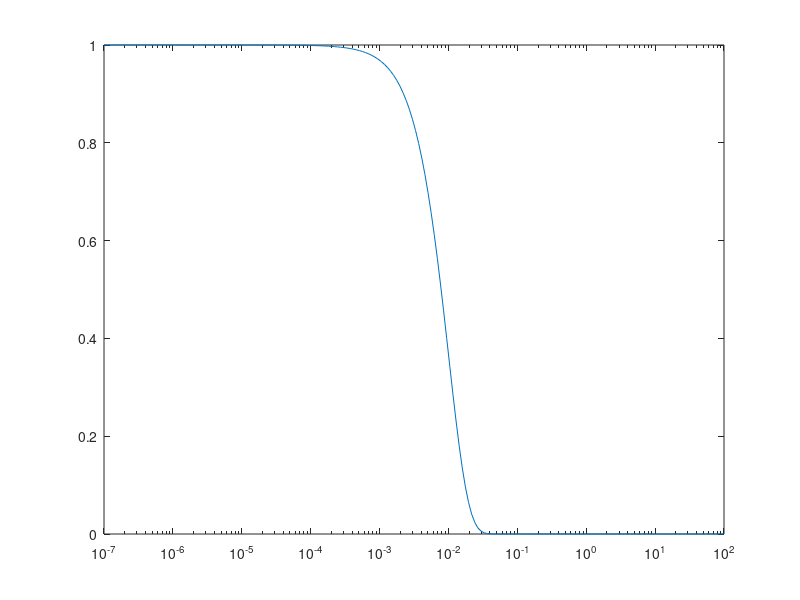

The MATLAB source for this figure: (Note: this script raises an error after producing the figure.)
% CREATED: Alessio Caciagli, University of Cambridge, March 2018
clear variables;close all

%Fictitious data
t = logspace(-7,2,200);

% Normal exponential
% y = exp(-t/1e-3);

% Double exponential
% y = 0.5*exp(-t/1e-3) + 0.5*exp(-t/1e-5);

% Noisy double exponential
% y = 0.5*exp(-[0,t]/1e-3) + 0.5*exp(-[0,t]/1e-5) + 0.07*(rand(size([0,t])) - 0.5);
% y = y./y(1);
% y = y(2:end);

% Strechted exponential
y = exp(-t.^1.5 / 1e-3);

semilogx(t,y)

%% Input
Ny = length(y); 
Ng = 161; %Number of grid points
Nl = 0; %Number of optional terms
Nx = Ng + Nl;
if bitget(Ng,1) == 0 %(even)
    Ng = Ng + 1;
end

Iquad = 1; %direct solution
Iquad = 2; %quadrature solution

Igrid = 1; %linear grid
Igrid = 2; %log grid
%Grid points (if no grid is needed, set s_min = 1 and s_max = Ng)
%N.B! Remember to include a fex extra grid points for numerical accuracy!!!
g_min = 1/(3*t(end));
g_max = 3/t(1);

%Kernel can be 1 (ILT) or a Ny*Ng matrix
Kernel = 1; %Inverse Laplace Transform kernel

% Specify inequalities/equalities.
% The matrix Anq/Aeq must be Nnq/Neq*(Ng+Nl+1) in size 
Nnq = 0; %Number of inequalities
Anq = 0;
Neq = 0; %Number of equalities
Aeq = zeros(Neq,Ng+Nl+1);

% Specify non-negativity of solution
Nneg = 0; %No constains
Nneg = 1; %Constrain to be positive

%Specify LS weights
iwt = 1; %Unweighted analysis
iwt = 2; %Poisson's stat 
iwt = 3; %Constant relative error
iwt = 4; %User specified (in wt)
wt = ones(Ny,1);

% Specify regularizer settings
Nalpha = 20;
alphaV = logspace(-4,2,Nalpha);
Nord = 2; %Order of regularizor
Nend = [2,2]; %Number of null external grid points

%% Grid generation
if Igrid == 1
    g = linspace(g_min,g_max,Ng);
elseif Igrid == 2
    g_min = log10(g_min);
    g_max = log10(g_max);
    g = linspace(g_min,g_max,Ng);
else
    error('Unknown grid specification. Check the parameter "Igrid".');
end

if Iquad == 1
    c = ones(1,Ng);
elseif Iquad == 2
    c = [4*ones(1,(Ng-3)/2);2*ones(1,(Ng-3)/2)]; %Simpson rule for coeff
    c = c(:);
    h = (g(end) - g(1))/(Ng-1);
    c = (h/3)*[1;c;4;2];
else
    error('Unknown quadrature specification. Check the parameter "Iquad".');
end


%% Input post-process
t = t(:); % must be column
y = y(:); % must be column
g = g(:); % must be column
c = c(:); % must be column
%g0 = g0(:); % must be column

%Kernel generation
[gM,~] = meshgrid(g,t);
[cM,tM] = meshgrid(c,t);
if Kernel == 1
    if Igrid == 2
        A = cM.*(log(10)*10.^(gM)).*exp(-tM.*10.^(gM));
    else
        A = cM.*exp(-tM.*gM);
    end
else
    if all(size(Kernel) == [Ny,Ng]) == 1
        A = Kernel;
    else
        error('Dimension mismatch. Check the dimensions of your Kernel.');
    end
end

%Internal variables & equality/inequality constrains
UserL = 0;
if Nl~=0
    UserL  = 1;
end
UserNQ = 0;
if Nnq~=0
    UserNQ = 1;
    if all(size(Anq) == [Nnq,Nx+1]) ~= 1
        error('Dimension mismatch. Check the dimensions of your Anq.');
    end
end
UserEQ = 0;
if Neq~=0
    UserEQ = 1;
    if all(size(Aeq) == [Neq,Nx+1]) ~= 1
        error('Dimension mismatch. Check the dimensions of your Aeq.');
    end
end
if (Nneg ~= 0 && Nneg ~= 1)
    error('Non-negativity condition is not defined. Check Nneg.');
end

%Error estimation
%The first run is always unweighted unless the weights are user specified
switch iwt
    case 4
        if length(wt) ~= Ny
            error('Error in user''s specification of the weights. Check wg');
        end
    otherwise
        wt = ones(Ny,1);
end

%Regularizor
Nreg = Ng - 2 + sum(Nend);
if Nord == 0
    R = eye(Ng,Ng);
    R(1,:) = [];
    R(end,:) = [];
    RUp = eye(Nend(1),max(Ng+Nend(1)-1,Ng));
    RUp(:,1:(Nend(1)-1)) = [];
    RDo = rot90(eye(Nend(2),max(Ng+Nend(1)-1,Ng)),2);
    RDo(:,(2 + end - Nend(2)):end) = [];
    R = [RUp;R;RDo];
elseif Nord == 2
    R = diag(-2 * ones(max(Nreg,Ng),1), 0) + diag(ones(max(Nreg,Ng)-1,1), -1) + diag(ones(max(Nreg,Ng)-1,1), 1);
    R(1:1-Nend(1),:) = [];
    R(end:end-Nend(2),:) = [];
    R(:,1:(Nend(1)-1)) = [];
    R(:,(2 + end - Nend(2)):end) = [];
else
    error('Unknown regularizor order specification. Check the parameter "Nord".');
end
%% Computation
Lx = zeros(size(alphaV));
sol = zeros(size(alphaV));

for i = 1:length(alphaV)
    alpha=alphaV(i);
    % Array rescaling to interval [0,1]
    
    %QR factorization (if needed)
    if Ny > Nx
        [C,eta]=CONTIN_Alessio_qr(diag(1./sqrt(wt))*A,y./sqrt(wt));
    else
        C = A;
        eta = y;
    end
    Nxy = min(Nx,Ny);
    
    % Equality constraints treatment (if needed)
    if Neq > 0
        K = CONTIN_Alessio_Q(Aeq(:,1:end-1)');
        K1 = K(:,1:Neq);
        K2 = K(:,Neq+1:end);
        s1 = (Aeq(:,1:end-1)*K1)\Aeq(:,end);
    else
        K1 = zeros(Nx,0);
        s1 = zeros(0,1);
        K2 = eye(Nx);
    end
    Nxe = Nx - Neq;
    if size(R,1) < Nxe
        R = [R;zeros(Nxe - size(R,1),size(R,2))];
    end
    
    % Inequality constaints treatment (like non-negativity)
    if Nneg == 1
        Nnq = Ng;
        Anq = [eye(Nnq,Nx),zeros(Nnq,1)];
    end
    if Nreg < Nxe
        R = [R;zeros(Nxe-Nreg,Ng)];
    end
    
    %SVD decompositions
    [U,H1,Z] = svd(R*K2);
    H2 = H1(1 + end - (Nreg - Nxe):end,:);
    H1 = H1(1:Nxe,:);
    H1 = diag(1./diag(H1)); %Inverse
    [Q,S,W] = svd(C*K2*Z*H1);
    
    %Problem reduction
    
    r1 = U'*(-R*K1*s1);
    r1 = r1(1:Nxe,:);
    gamma = Q'*(eta - C*K1*s1 - C*K2*Z*H1*r1);
    
    Nxye = min(Nxy,Nxe);
    Sdiag = diag(S);
    Sdiag = Sdiag(1:Nxye);
    gammatilde = gamma(1:Nxye).*Sdiag./sqrt(Sdiag.^2 + alpha.^2);
    Stilde = diag(sqrt(Sdiag.^2 + alpha^2));
    Stilde = diag(1./diag(Stilde)); %Inverse
    
    %Solve the constrained linear LS problem
    Cls = eye(length(gammatilde));
    dls = zeros(length(gammatilde),1);
    Als = -Anq(:,1:end-1)*K2*Z*H1*W*Stilde;
    bls = -Anq(:,end) + Anq(:,1:end-1)*K1*s1 + Anq(:,1:end-1)*K2*Z*H1*(r1 + W*Stilde*gammatilde);
    
    epsilon = lsqlin(Cls,dls,Als,bls,[],[],[],[]);
    epsilon = lsqlin(Cls,dls,Als,bls,[],[],[],[],epsilon);
    s = K1*s1 + K2*Z*H1*(W*Stilde*(epsilon + gammatilde) + r1);
    
    sol(i) = norm(A*s - y);
    Lx(i) = norm(s);
end
% [reg_c,rho_c,eta_c] =
%        l_corner(rho,eta,reg_param)

%%

%%
yfit = A*s;
figure(1)
plot(g,s)
figure(2)
semilogx(t,y,t,yfit,'*')





    
    


    
    

        
        
        




